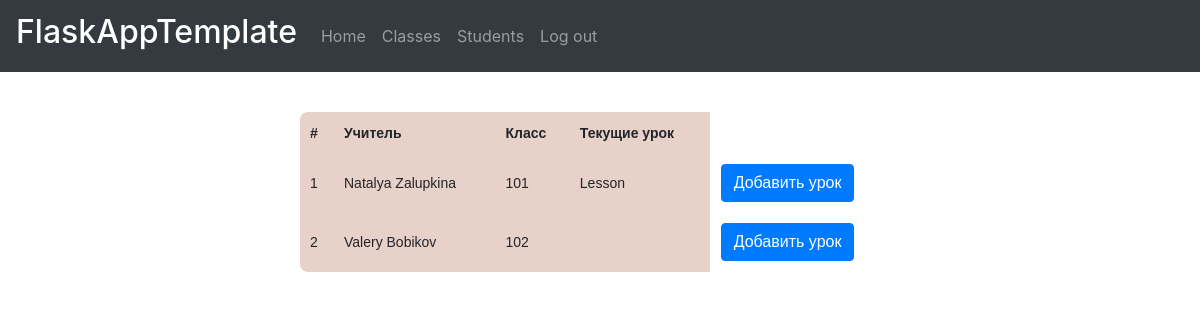
/classes (signed in), run on an earlier commit of the app's database.
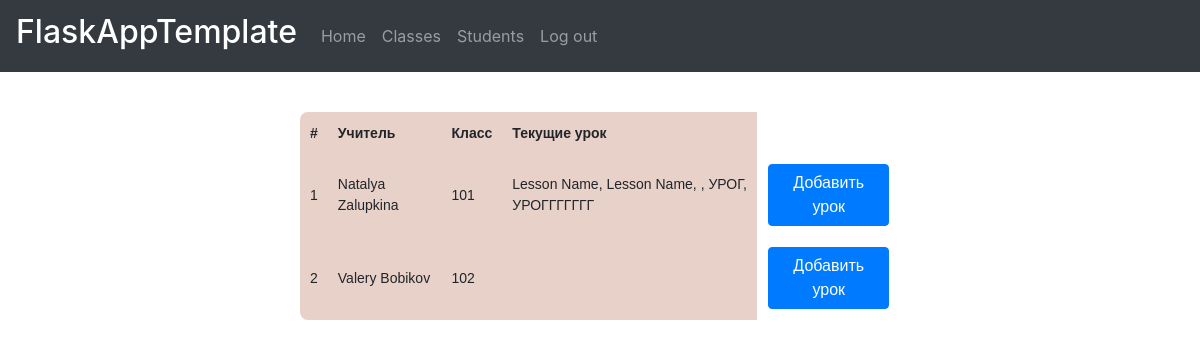
And on a later commit of the database.
### data/models/a_class.py (models this page shows)
class AClasses(SqlAlchemyBase):
    __tablename__ = 'a_classes'
    id = sa.Column('id', sa.Integer, autoincrement=True, primary_key=True)
    title = sa.Column('title', sa.String, nullable=True)
    teacher = sa.Column('teacher', sa.ForeignKey('teachers.id'), nullable=True)
    students_list = sa.Column('students_list', sa.String, nullable=True)
    cur_lessons_list = sa.Column('cur_lessons_list', sa.String, nullable=True)
    teachers = sa.orm.relation("Teachers", foreign_keys=[teacher])
    students = sa.orm.relation("Students")
    lessons = sa.orm.relation("Lessons")

### data/models/users.py (models this page shows, shortened)
class Users(SqlAlchemyBase, UserMixin):
    __tablename__ = 'users'
    id = sa.Column('id', sa.Integer, autoincrement=True, primary_key=True)
    surname = sa.Column('surname', sa.String, nullable=True)
    name = sa.Column('name', sa.String, nullable=True)
    birth_date = sa.Column('birth_date', sa.Date, nullable=True)
    role = sa.Column('role', sa.String, nullable=True)
    email = sa.Column('email', sa.String, nullable=True, unique=True)
    hashed_password = sa.Column('hashed_password', sa.String, nullable=True)
    teachers = sa.orm.relation("Teachers")
    students = sa.orm.relation("Students")

### data/models/lessons.py (models this page shows)
class Lessons(SqlAlchemyBase, SerializerMixin):
    __tablename__ = 'lessons'
    id = sa.Column('id', sa.Integer, autoincrement=True, primary_key=True)
    title = sa.Column('title', sa.String, nullable=True)
    to_subject = sa.Column('to_subject', sa.Integer, sa.ForeignKey("subjects.id"), nullable=True)
    to_task = sa.Column('to_task', sa.Integer, sa.ForeignKey("tasks.id"), nullable=True)
    to_class = sa.Column('to_class', sa.Integer, sa.ForeignKey("a_classes.id"), nullable=True)
    lesson_date = sa.Column('lesson_date', sa.Date, nullable=True)
    author = sa.Column('author', sa.String, sa.ForeignKey("teachers.id"), nullable=True)
    completed_by = sa.Column('completed_by', sa.String, nullable=True)
    lesson_file = sa.Column('lesson_file', sa.String, nullable=True)
    subjects = sa.orm.relation("Subjects", foreign_keys=[to_subject])
    tasks = sa.orm.relation("Tasks", foreign_keys=[to_task])
    teachers = sa.orm.relation("Teachers", foreign_keys=[author])
    a_classes = sa.orm.relation("AClasses", foreign_keys=[to_class])

### main.py (the view)
@app.route('/classes')
def classes():
    if not current_user.is_authenticated:
        return redirect("/login")
    shadow = find_shadow(current_user)
    if current_user.role == "Teacher":
        session = create_session()
        a_classes = session.query(AClasses).all()
        for cl in a_classes:
            cur_lessons_list = []
            for ls in session.query(Lessons).filter(Lessons.to_class == cl.id).all():
                if ls.lesson_date == datetime.datetime.today().date():
                    cur_lessons_list.append(str(ls.id))
            cl.cur_lessons_list = ', '.join(cur_lessons_list)
        session.commit()
        lessons = {}
        session = create_session()
        a_classes = session.query(AClasses).all()
        for cl in a_classes:
            cur_lessons_list = cl.cur_lessons_list.split(", ")
            lessons[cl.title] = [session.query(Lessons).filter(Lessons.id == int(les)).first() for les in
                                 cur_lessons_list if les]
        return render_template('classes.html',
                               current_user=current_user,
                               shadow=shadow,
                               a_classes=a_classes,
                               lessons=lessons)
    else:
        return redirect("/")

### data/db_session.py (called while the page is built)
def create_session() -> Session:
    global __factory
    return __factory()

### main.py (called while the page is built)
def find_shadow(user):
    session = create_session()
    if user.role == 'Student':
        return session.query(Students).filter(Students.user_id == user.id).first()
    elif user.role == 'Teacher':
        return session.query(Teachers).filter(Teachers.user_id == user.id).first()

@login_manager.user_loader
def load_user(user_id):
    session = create_session()
    return session.query(Users).get(user_id)

### templates/classes.html (shortened to what this page needs)
{% extends "base.html" %}
{% block content %}
{% if current_user.role == "Teacher" %}
<table class="my_table">
    <tr>
        <th>#</th>
        <th>Учитель</th>
        <th>Класс</th>
        <th>Текущие урок</th>
        <th class="last_col"></th>
    </tr>
    {% for a_class in a_classes %}
        <tr>
            <td scope="row">{{ loop.index }}</td>
            <td>{{ a_class.teachers.users.name + " " + a_class.teachers.users.surname }}</td>
            <td>{{ a_class.title }}</td>
            <td>
                {% for lesson in lessons[a_class.title] %}{{ lesson.title }}{% if not loop.last %}, {% endif %}{% endfor %}
            </td>
            <td class="last_col">
                <a class="btn btn-primary" href="/lessoncreate/{{ a_class.id }}">Добавить урок</a>
            </td>
        </tr>
    {% endfor %}
</table>
{% endif %}
{% endblock %}

### templates/base.html (shortened to what this page needs)
<!DOCTYPE html>
<html lang="en">
<head>
    <link rel="stylesheet"
          href="https://stackpath.bootstrapcdn.com/bootstrap/4.4.1/css/bootstrap.min.css"
>
</head>
<body>
    <nav class="navbar navbar-expand-lg navbar-dark bg-dark">
        <a class="navbar-brand" href="#"><h2>FlaskAppTemplate</h2></a>
        <div class="collapse navbar-collapse" id="navbarNav">
            <ul class="navbar-nav">
            <li class="nav-item">
                <a class="nav-link" href="/home">Home</a>
            </li>
            {% if current_user.role == "Teacher" %}
            <li class="nav-item">
                <a class="nav-link" href="/classes">Classes</a>
            </li>
            <li>
                <a class="nav-link" href="/students">Students</a>
            </li>
            {% endif %}
            <li class="nav-item">
                <a class="nav-link" href="/logout">Log out</a>
            </li>
            </ul>
        </div>
    </nav>
    {% block content %}{% endblock %}
</body>
</html>

### templates/classes.html (style rules this page uses)
table { font-family: "Lucida Sans Unicode", "Lucida Grande", Sans-Serif; font-size: 14px; margin-top: 40px; margin-left: auto; margin-right: auto; background: #e8d1c8; max-width: 50%; width: 50%; border-collapse: collapse; border-radius: 8px 8px 8px 8px; }
td, th { padding: 10px; }
.last_col { background-color: white; border: 1px solid white; }

What changed in the data, as far as the page shows it:
changed AClasses "Natalya Zalupkina": loses Lessons (title "Lesson")
added Lessons: title "Lesson Name", shown under AClasses "Natalya Zalupkina"
added Lessons: title "Lesson Name", shown under AClasses "Natalya Zalupkina"
added Lessons: title "УРОГ", shown under AClasses "Natalya Zalupkina"
added Lessons: title "УРОГГГГГГГ", shown under AClasses "Natalya Zalupkina"
